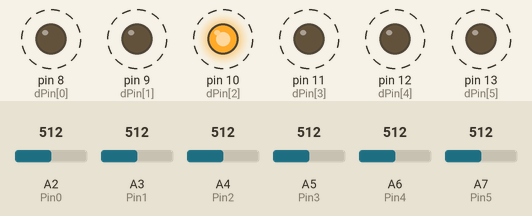
This sketch was run on a simulated Arduino Nano, built with avr-gcc and run on an emulated ATmega328P. Parts: output pins drawn as LEDs (lit = HIGH). Dashed ring = blinking. The inputs (shaded band) are chosen by the test bench; at power-on: A2 (Pin0) = 512, A3 (Pin1) = 512, A4 (Pin2) = 512, A5 (Pin3) = 512, A6 (Pin4) = 512, A7 (Pin5) = 512. What the sketch prints to the serial monitor is not drawn.

Above: at 1.29 s.
1.3 s: A2 (Pin0) set to 716
4.3 s: A3 (Pin1) set to 716
7.3 s: A4 (Pin2) set to 716
10.3 s: A5 (Pin3) set to 716
13.3 s: A6 (Pin4) set to 716
16.3 s: A7 (Pin5) set to 716
Timing chart, 0 to 20.3 s (numbered marks = the images above; inputs shaded):
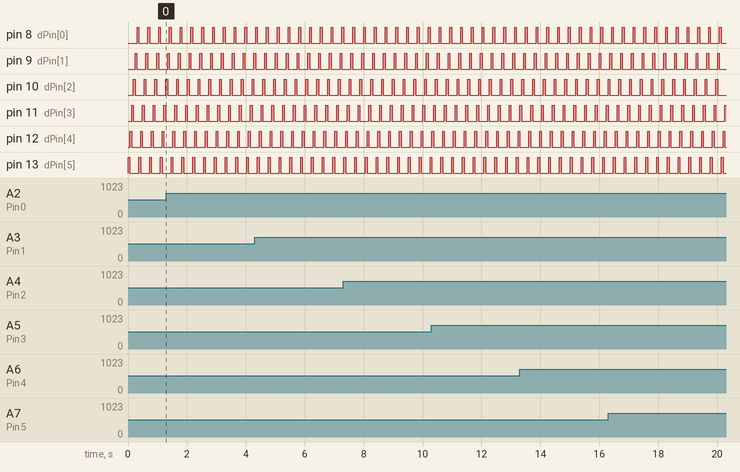

Measured:
- by itself, pin 8 (dPin[0]), pin 9 (dPin[1]), pin 10 (dPin[2]), pin 11 (dPin[3]), pin 12 (dPin[4]), pin 13 (dPin[5]): alternates HIGH for 0.06 s and LOW for 0.31 s

The sketch:

_6by6.ino
```cpp
int Pin0 = A2;        // sensor attached to analog Pin0
int Pin1 = A3;            // sensor attached to analog Pin1
int Pin2 = A4;        // sensor attached to analog Pin2
int Pin3 = A5;        // sensor attached to analog Pin3
int Pin4 = A6;        // sensor attached to analog Pin4
int Pin5 = A7;        // sensor attached to analog Pin5

int dPin[] = {8, 9, 10, 11, 12, 13}; //declaration of the pins we will use; i is the position within the array; i = 0 corresponds to output 2
int i = 0;

int sensorValue0 = 0; //value read from line 0 of the sensor
int sensorValue1 = 1; //value read from line 1 of the sensor
int sensorValue2 = 2; //value read from line 2 of the sensor
int sensorValue3 = 3; //value read from line 3 of the sensor
int sensorValue4 = 4; //value read from line 4 of the sensor
int sensorValue5 = 5; //value read from line 5 of the sensor

int msensorValue0 = 0; // mapped value read from line 0 of the sensor
int msensorValue1 = 1; // mapped value read from line 1 of the sensor
int msensorValue2 = 2; // mapped value read from line 2 of the sensor
int msensorValue3 = 3; // mapped value read from line 3 of the sensor
int msensorValue4 = 4; // mapped value read from line 4 of the sensor
int msensorValue5 = 5; // mapped value read from line 5 of the sensor

void setup() {

  for (int i = 5; i >= 0 ; i--) {
pinMode(dPin[i], OUTPUT);             //declaration of pin[i] as an OUTPUT

pinMode (Pin0, INPUT);             //declaration of INPUT pins
pinMode (Pin1, INPUT);
pinMode (Pin2, INPUT);
pinMode (Pin3, INPUT);
pinMode (Pin4, INPUT);
pinMode (Pin5, INPUT);

}
  Serial.begin(9600);   //turn serial on
}

void loop(){
    Serial.write((byte)255);

 for (int i = 5; i >= 0 ; i--) {

  digitalWrite (dPin[i], HIGH); //turn row i on
  sensorValue0 = analogRead (Pin5); //read value column 0
  // wait 10 milliseconds before the next loop
  // for the analog-to-digital converter to settle
  // after the last reading:
  delay(10);
  sensorValue1 = analogRead (Pin4); //read value column 1
  delay(10);
  sensorValue2 = analogRead (Pin3); //read value column 2
  delay(10);
  sensorValue3 = analogRead (Pin2); //read value column 3
  delay(10);
  sensorValue4 = analogRead (Pin1); //read value column 4
  delay(10);
  sensorValue5 = analogRead (Pin0); //read value column 5
  delay(10);
  digitalWrite (dPin[i], LOW); //turn row i off


  msensorValue0 = map (sensorValue0, 0, 1023, 254, 1);    //map all values read to a new range from 255 to 0
  msensorValue1 = map (sensorValue1, 0, 1023, 254, 1);
  msensorValue2 = map (sensorValue2, 0, 1023, 254, 1);
  msensorValue3 = map (sensorValue3, 0, 1023, 254, 1);
  msensorValue4 = map (sensorValue4, 0, 1023, 254, 1);
  msensorValue5 = map (sensorValue5, 0, 1023, 254, 1);

  msensorValue0 = constrain (msensorValue0, 1, 254);
  msensorValue1 = constrain (msensorValue1, 1, 254);
  msensorValue2 = constrain (msensorValue2, 1, 254);
  msensorValue3 = constrain (msensorValue3, 1, 254);
  msensorValue4 = constrain (msensorValue4, 1, 254);
  msensorValue5 = constrain (msensorValue5, 1, 254);

  Serial.write((byte)msensorValue0);   //print first value on the serial port
  Serial.write((byte)msensorValue1);   //print second value on the serial port
  Serial.write((byte)msensorValue2);
  Serial.write((byte)msensorValue3);
  Serial.write((byte)msensorValue4);
  Serial.write((byte)msensorValue5);

}
Serial.write((byte)0);
}
```
